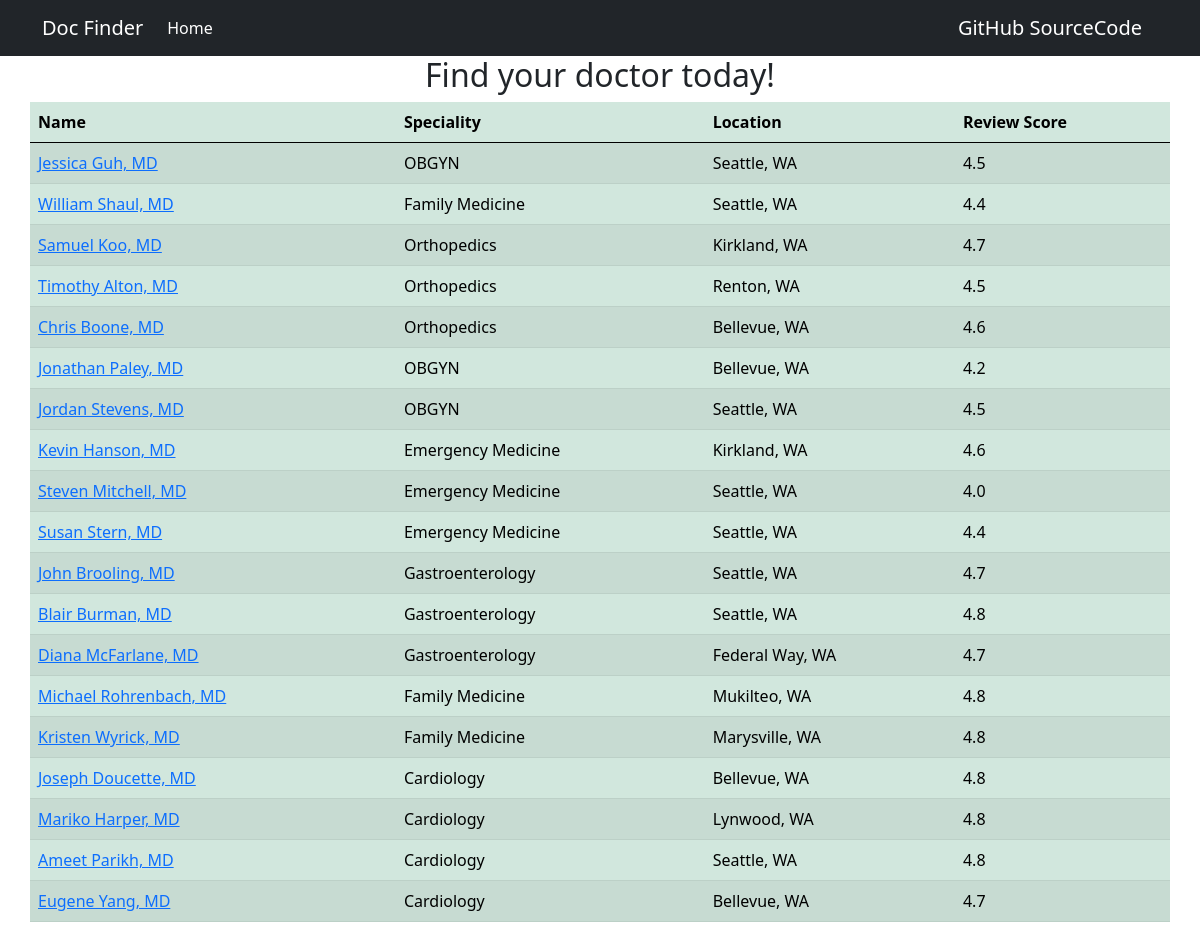
The page / on the database its author committed.
### finder/models.py (models this page shows, shortened)
class Data(models.Model):
    name = models.CharField(max_length=100)
    specialty = models.CharField(max_length=100)
    location = models.CharField(max_length=100)
    review_score = models.FloatField(default=0)
    years = models.CharField(max_length=100, default=0)
    phone = models.CharField(default=False, max_length=100)
    address = models.TextField(blank=True, null=True)

### finder/views.py (the view)
# urls.py: path('', views.index, name='index'),
def index(request):
    data = Data.objects.all()
    context = {
        'data': data
    }
    return render(request, 'finder/index.html', context)

### templates/finder/index.html (shortened to what this page needs)
{% extends 'partials/base.html' %}
{% block content %}
<h2>Find your doctor today!</h2><br>
<table class="table table-success table-striped">
    <thead>
      <tr>
        <th scope="col">Name</th>
        <th scope="col">Speciality</th>
        <th scope="col">Location</th>
        <th scope="col">Review Score</th>
      </tr>
    </thead>
    <tbody>
      {% for profile in data %}
      <tr>
        <td><a href="{% url 'profile' profile.id %}">{{ profile.name }}</a></td>
        <td>{{ profile.specialty }}</td>
        <td>{{ profile.location }}</td>
        <td>{{ profile.review_score }}</td>
      </tr>
      {% endfor %}
    </tbody>
</table>
{% endblock %}

### templates/partials/base.html (shortened to what this page needs)
<!doctype html>
<html lang="en">
  <head>
    <link href="https://cdn.jsdelivr.net/npm/bootstrap@5.0.2/dist/css/bootstrap.min.css" rel="stylesheet">
  </head>
  <body>
    {% include 'partials/nav.html' %}
    <div class="container">
        <div class="row">
        {% block content %}
        {% endblock %}
        </div>
    </div>
  </body>
</html>

### templates/partials/nav.html (shortened to what this page needs)
<nav class="navbar navbar-expand-lg navbar-dark bg-dark">
    <div class="container">
      <a class="navbar-brand" href="{% url 'index' %}">Doc Finder</a>
      <div class="collapse navbar-collapse" id="navbarSupportedContent">
        <ul class="navbar-nav me-auto mb-2 mb-lg-0">
          <li class="nav-item">
            <a class="nav-link active" aria-current="page" href="{% url 'index' %}">Home</a>
          </li>
        </ul>
        <div class="navbar-end">
            <a class="navbar-brand" href="{% url 'index' %}">GitHub SourceCode</a>
        </div>
      </div>
    </div>
  </nav>

### templates/finder/index.html (style rules this page uses)
h2 { text-align: center; }

### rows shown on the page
Data: name "Jessica Guh, MD", specialty "OBGYN", location "Seattle, WA", review_score "4.5"
Data: name "William Shaul, MD", specialty "Family Medicine", location "Seattle, WA", review_score "4.4"
Data: name "Samuel Koo, MD", specialty "Orthopedics", location "Kirkland, WA", review_score "4.7"
Data: name "Timothy Alton, MD", specialty "Orthopedics", location "Renton, WA", review_score "4.5"
Data: name "Chris Boone, MD", specialty "Orthopedics", location "Bellevue, WA", review_score "4.6"
Data: name "Jonathan Paley, MD", specialty "OBGYN", location "Bellevue, WA", review_score "4.2"
Data: name "Jordan Stevens, MD", specialty "OBGYN", location "Seattle, WA", review_score "4.5"
Data: name "Kevin Hanson, MD", specialty "Emergency Medicine", location "Kirkland, WA", review_score "4.6"
Data: name "Steven Mitchell, MD", specialty "Emergency Medicine", location "Seattle, WA", review_score "4.0"
Data: name "Susan Stern, MD", specialty "Emergency Medicine", location "Seattle, WA", review_score "4.4"
Data: name "John Brooling, MD", specialty "Gastroenterology", location "Seattle, WA", review_score "4.7"
Data: name "Blair Burman, MD", specialty "Gastroenterology", location "Seattle, WA", review_score "4.8"
Data: name "Diana McFarlane, MD", specialty "Gastroenterology", location "Federal Way, WA", review_score "4.7"
Data: name "Michael Rohrenbach, MD", specialty "Family Medicine", location "Mukilteo, WA", review_score "4.8"
Data: name "Kristen Wyrick, MD", specialty "Family Medicine", location "Marysville, WA", review_score "4.8"
Data: name "Joseph Doucette, MD", specialty "Cardiology", location "Bellevue, WA", review_score "4.8"
Data: name "Mariko Harper, MD", specialty "Cardiology", location "Lynwood, WA", review_score "4.8"
Data: name "Ameet Parikh, MD", specialty "Cardiology", location "Seattle, WA", review_score "4.8"
Data: name "Eugene Yang, MD", specialty "Cardiology", location "Bellevue, WA", review_score "4.7"
